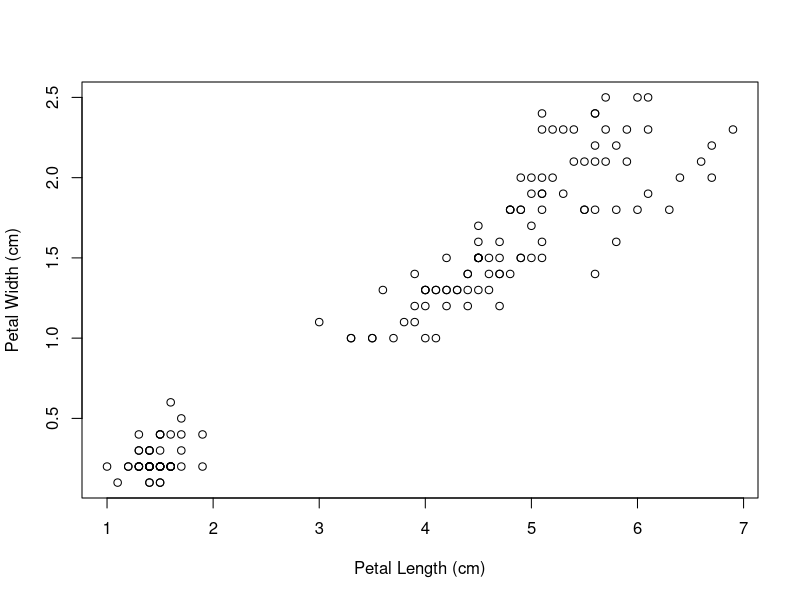

This chart was generated by the following R code:
data(iris)
fit_species = 
  lm(
    Sepal.Length ~ Species,
    data = iris)
summary(fit_species)

plot(
  Petal.Width ~ Petal.Length,
  data = iris,
  xlab = "Petal Length (cm)",
  ylab = "Petal Width (cm)")

fit_petals = 
  lm(
    Petal.Width ~ Petal.Length,
    data = iris)
summary(fit_petals)

set <- subset(iris, Species == "setosa")
mean(set$Sepal.Length)

virg <- subset(iris, Species == "virginica")
mean(virg$Sepal.Length)